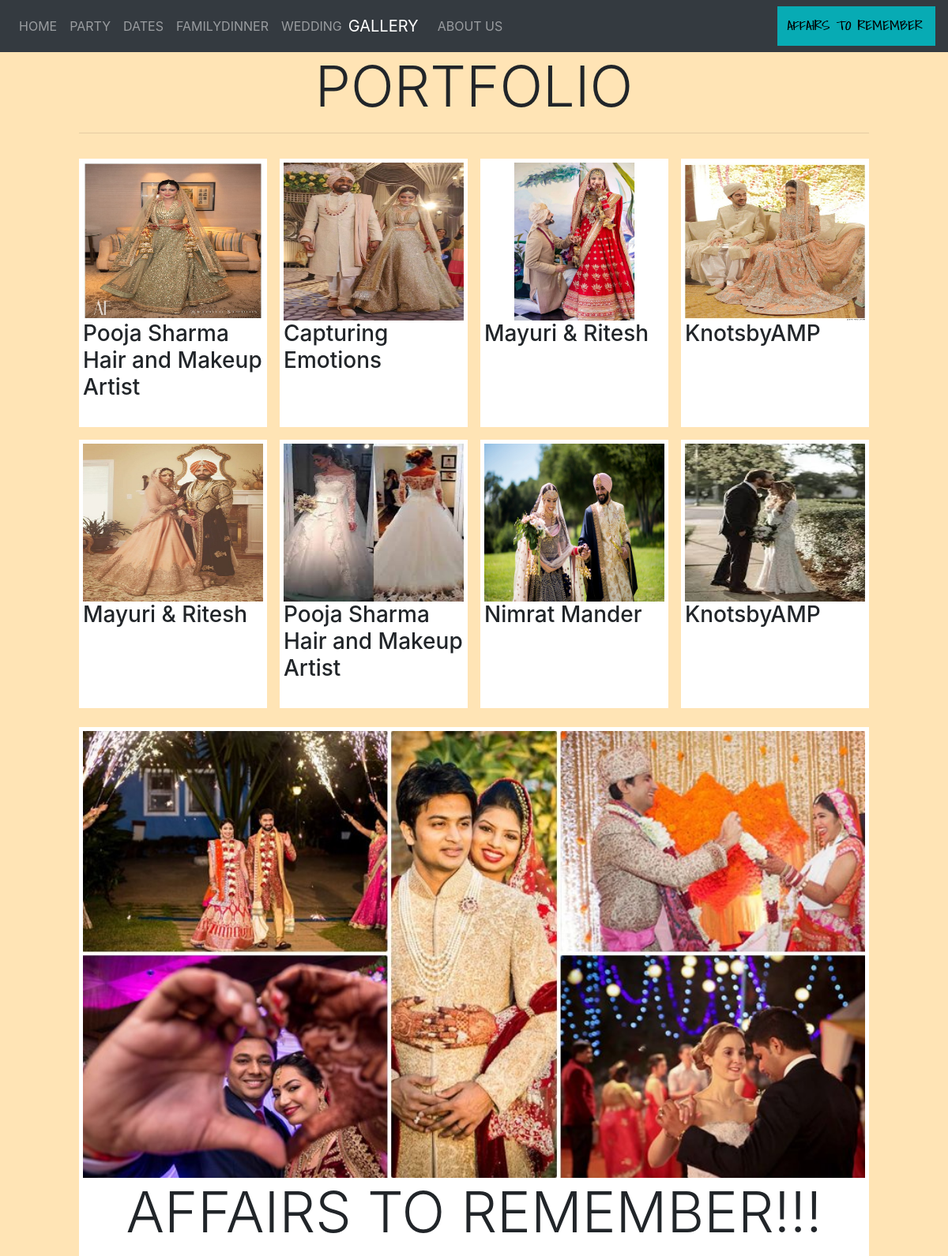
Page /gallery/ on the committed database.
### myapp/models.py (models this page shows, shortened)
class gallerym(models.Model):
      image=models.ImageField(upload_to='gallery', blank=True)
      group=models.CharField(max_length=255,help_text="name of group")
      work=models.CharField(max_length=255,help_text="work shown in image")
      class Meta:
          db_table="gallery"
          ordering=('work',)
          verbose_name='gallery'
          verbose_name_plural='galleries'

### myapp/views.py (the view)
# urls.py: path('gallery/',views.gallery,name="gallery"),
def gallery(request):
    user=gallerym.objects.all()
    return render(request,'gallery.html',{'user':user})

### myapp/templates/gallery.html (shortened to what this page needs)
{% load staticfiles %}
<!DOCTYPE html>
<html lang="en">
<head>
    <link rel="stylesheet" href="https://maxcdn.bootstrapcdn.com/bootstrap/4.3.1/css/bootstrap.min.css">
</head>
<body>
<nav class="navbar navbar-expand-sm bg-dark navbar-dark sticky-top">
<div class="collapse navbar-collapse" id="collapsibleNavbar">
    <ul class="navbar-nav">
      <li class="nav-item">
        <a class="nav-link" href="{% url 'homepage' %}">HOME</a>
      </li>
      <li class="nav-item">
        <a class="nav-link" href="{% url 'party' %}">PARTY</a>
      </li>
      <li class="nav-item">
        <a class="nav-link" href="{% url 'dates' %}">DATES</a>
      </li>
            <li class="nav-item">
        <a class="nav-link" href="{% url 'familydinner' %}">FAMILYDINNER</a>
      </li>
        <li class="nav-item">
        <a class="nav-link" href="{% url 'wedding' %}">WEDDING</a>
      </li>
<a class="navbar-brand" href="#">GALLERY</a>
      <li class="nav-item">
        <a class="nav-link" href="{% url 'aboutus' %}">ABOUT US</a>
      </li>
    </ul>
  </div>
  <div>
     <img src="{% static 'images/index.png' %}" alt="Smiley face" style="float:right;width:200px;height:50px;">
  </div>
</nav>
<div class="main">
<h1 CLASS="display-3 text-center">PORTFOLIO</h1>
<hr>
<div class="row">
  {% for d in user %}
    <div class="column ">
    <div class="content portfolio">
      <img class="fit" src="{{ d.image.url }}"  alt="Mountains"  style="height: 100%;width:100%" >
            <h3>{{ d.group }}</h3>
    </div>
  </div>
    {% endfor %}
</div>
<div class="content">
  <img src="{% static 'images/col.jpg' %}" alt="Bear" style="width:100%">
  <h3 class="display-3 text-center">AFFAIRS TO REMEMBER!!!</h3>
  </div>
</div>
</body>
</html>

### myapp/templates/gallery.html (style rules this page uses)
* { box-sizing: border-box; }
body { background-color: moccasin; }
.main { max-width: 1000px; margin: auto; }
h1 { font-size: 50px; word-break: break-all; }
.row { margin: 8px -16px; }
.row, .row > .column { padding: 8px; }
.column { float: left; width: 25%; }
.row:after { content: ""; display: table; clear: both; }
.content { background-color: white; padding: 5px; }
.fit { width: 100%; height: 100%; }
.portfolio { display: grid; grid-template-rows: 200px 80px 50px; grid-template-columns: repeat(0, 1fr); }

### rows in the picture
gallerym: image (picture), group "Pooja Sharma Hair and Makeup Artist"
gallerym: image (picture), group "Capturing Emotions"
gallerym: image (picture), group "Mayuri & Ritesh"
gallerym: image (picture), group "KnotsbyAMP"
gallerym: image (picture), group "Mayuri & Ritesh"
gallerym: image (picture), group "Pooja Sharma Hair and Makeup Artist"
gallerym: image (picture), group "Nimrat Mander"
gallerym: image (picture), group "KnotsbyAMP"
